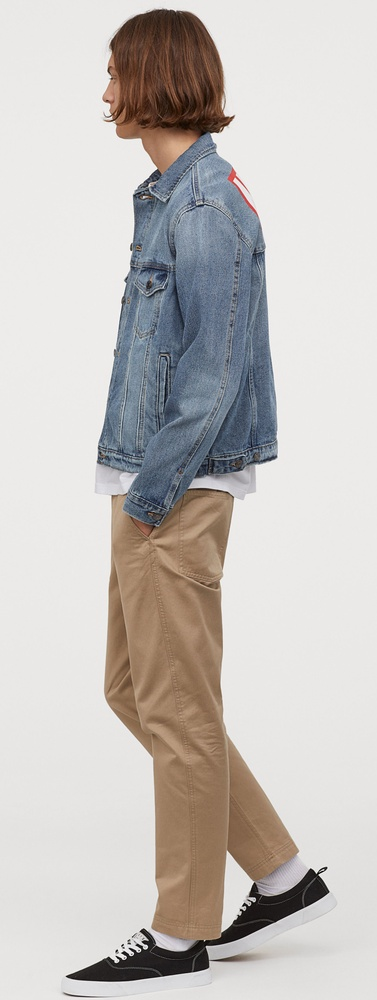
#> input picture Lab_Texture_STD/test.jpg, 377 x 1000 px, shrunk from 1629 x 4319 before the run
$ jupyter execute --allow-errors lab_texture_STD.ipynb   (older library calls are emulated)
#> lines starting #> are read from the running program, lines starting #| are printed output that depends on the picture; long printed decimals are rounded
# Lab 9 - Texture Analysis

## Part A

### Objective

The goal of this part is to segment the following photo into 3 segments:
1. a segment for clothes with a jeans texture
2. a segment for clothes with a cotton texture
3. a segment for the background

</img>

[cell 1]
# All the imports you will need in the whole lab
from skimage.feature import greycomatrix, greycoprops
from skimage import io
from skimage.color import rgb2gray
import matplotlib.pyplot as plt
import os
import numpy as np

[cell 2]
print("hi")

## Section 1

In this section, you will extract features from image samples of the jeans and cotton texture using GLCM, then we will plot our feature space to see if our features are able to differentiate between the textures of jeans, cotton, and background.

### TODO Implement get_glcm_features

You will need the following two functions:

greycomatrix, doc link -> https://scikit-image.org/docs/dev/api/skimage.feature.html#greycomatrix <br>
greycoprops, doc link -> https://scikit-image.org/docs/dev/api/skimage.feature.html#skimage.feature.greycoprops

[cell 3]
def get_glcm_features(gray_scale_img):
    """
    Given a grayscale image with graylevels from 0 - 255, this function returns the contrast
    and the homogeneity features of the image with the help of GLCM
    """
    # Tip: Make sure you understand the input-output of everything you write,
    # not doing that results in bugs that makes you take a lot of time solving the lab

    ## Get Comatrix of the gray scale image
    # Angle fpr pixel forward , upward , downward
    gray_coimg = greycomatrix( gray_scale_img , distances = [1] , angles = [np.pi / 4] )

    ## Calculate Features using Comatrix
    contrast = greycoprops(gray_coimg , prop='contrast')
    homogeneity = greycoprops(gray_coimg , prop='homogeneity')

    return contrast, homogeneity

img = io.imread("test.jpg")
#> img is the input picture: shape (1000, 377, 3); mean R, G, B 197.1, 192.8, 189.7
gray = rgb2gray( img )
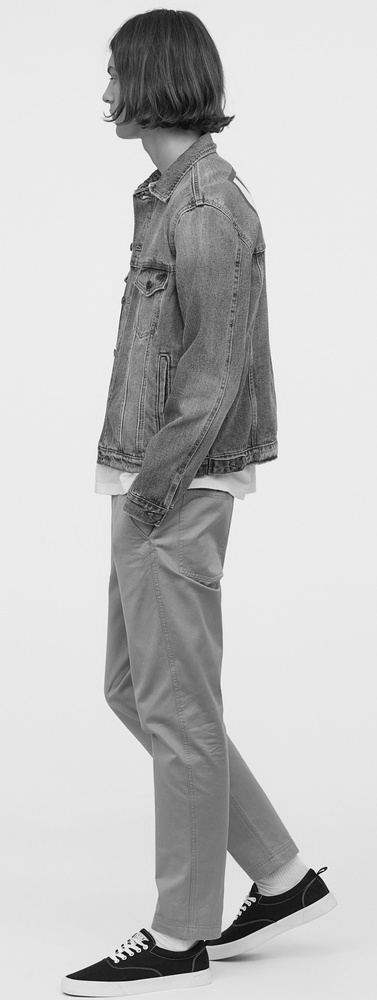
#> gray: shape (1000, 377) float64; min 0, max 0.999, mean 0.759
gray_byte = np.asarray( gray*255 , dtype="uint8" )

plt.title('Gray Scale')
plt.imshow(gray_byte, cmap="gray")
plt.show()
print(gray_byte)
#> (printed output is left out)
print()

contrast , homogeneity = get_glcm_features(gray_byte)
#> in get_glcm_features, `contrast = greycoprops(gray_coimg , prop='contrast')`: contrast = [202.5]
#> in get_glcm_features, `homogeneity = greycoprops(gray_coimg , prop='homogeneity')`: homogeneity = [0.601]
#> contrast = [202.5]; homogeneity = [0.601]
print(contrast)
#| [[202.451]]
print()
print(homogeneity)
#| [[0.6011]]

The following part will extract the contrast and homogeneity of samples of jeans and cotton in the folder "imgs_patches" using your function. So, for each sample image, we will have a point in a 2D feature space. Then, it will plot this feature space.

[cell 4]
# You don't need to understand how this function works
def get_fname_images_tuple(directory):
#> called with directory = 'imgs_patches'
    fnames = os.listdir(directory)
    to_return = []
    for fn in fnames:
        path = os.path.join(directory, fn)
        gray_scale_image = (rgb2gray(io.imread(path)) * 255).astype(np.uint8)
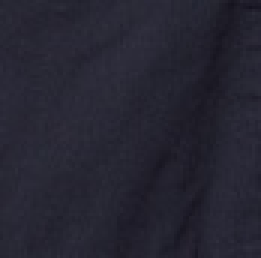
#> input picture Lab_Texture_STD/imgs_patches/cotton1.jpg, 87 x 86 px, shrunk from 374 x 371 before the run (shown 3 times larger)
#> gray_scale_image: shape (86, 87); min 19, max 49, mean 37.7
#> pass 3 of the loop in get_fname_images_tuple, `for fn in fnames:`:
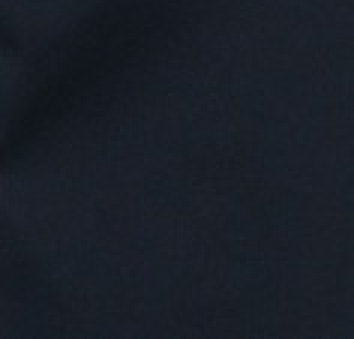
#> input picture Lab_Texture_STD/imgs_patches/cotton3.jpg, 118 x 113 px, shrunk from 508 x 489 before the run (shown 3 times larger)
#> in get_fname_images_tuple, `gray_scale_image = (rgb2gray(io.imread(path)) * 255).astype(np.uint8)`:
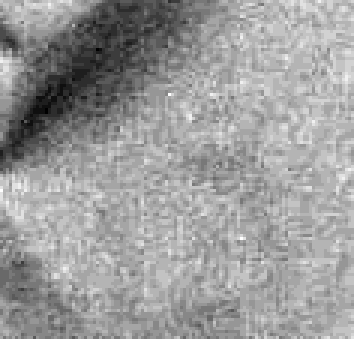
#> gray_scale_image: shape (113, 118) (shown 3 times larger); min 19, max 36, mean 29.4; drawn with min black and max white
#> the loop made 4 passes; the first 3 are shown
        to_return.append((fn, gray_scale_image))

    return to_return

# You don't need to understand how this function works
def plot_2d_features_with_names(names_fts_list, xlabel, ylabel):
    x = [names_fts[1][0] for names_fts in names_fts_list]
    y = [names_fts[1][1] for names_fts in names_fts_list]
    txts = [names_fts[0] for names_fts in names_fts_list]

    fig, ax = plt.subplots()
    ax.scatter(x, y)

    for i, txt in enumerate(txts):
        ax.annotate(txt, (x[i], y[i]))
    ax.grid()
    ax.set_xlabel(xlabel)
    ax.set_ylabel(ylabel)
    fig = plt.gcf()
    fig.set_size_inches(13, 8)


fn_img_list = get_fname_images_tuple(r'imgs_patches')

fn_ft_list = []
for fn, img in fn_img_list:
    fn_ft_list.append((fn, get_glcm_features(img)))


plot_2d_features_with_names(fn_ft_list, 'contrast', 'homogeneity')
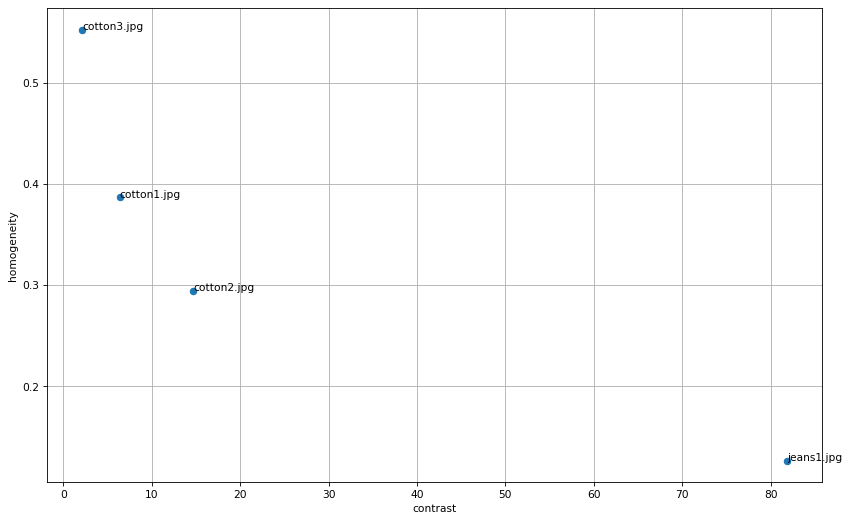
#> figure drawn by matplotlib, 1 panel

## Section 2

You should have noticed that the previous section showed us that we can differentiate between jeans, cotton, & background patches using contrast and homogeneity. So, in this section, we will classify an unknown patch into one of those categories using a simple rule-based classifier. This will make us able to segment an image.

[cell 5]
# TODO implement this function

def classify_patch(contrast, homogeneity):
    """
    Given the contrast and homogeneity values of a certain image patch, this function
    will return the class of the patch, i.e either 'jeans', 'cotton', or 'background'
    """
    # Hint: We can decide whether the patch is background or not by simply checking 'if' the homogeneity is greater than 0.6
    if homogeneity > 0.6:
        return "background"
    if(homogeneity < 0.6 and contrast < 200):
        return "cotton"
    if contrast > 300:
        return "jeans"

### TODO Complete todos in segment_img

This function is given an RGB image, and returns the segmented image coloring jeans patches in green, cotton patches in red, and the background in blue. Your final output should look like the following image:

</img>

[cell 6]
def segment_img(image):
    img = image.copy()
    patch_height = patch_width = 50

    # TODO complete the following skeleton

    # loop on the image patch by patch
    rows = image.shape[0]
#> rows = 1000
    columns  = image.shape[1]
#> columns = 377


    i = 0
    while i < rows :

        j = 0
        while j < columns :

            if i+patch_height > rows and j+patch_width < columns:
                patch = img[ i:rows , j:j+patch_width , : ]

            elif i+patch_height < rows and j+patch_width > columns:
                patch = img[ i:i+patch_height , j:columns , : ]

            elif i+patch_height > rows and j+patch_height > columns:
                patch = img[ i:rows , j:columns , : ]

            else :
                patch = img[ i:i+patch_height , j:j+patch_width , : ]

            patch_grayscale = (rgb2gray(patch) * 255).astype(np.uint8)

            contrast, homogeneity = get_glcm_features(patch_grayscale)
            classification = classify_patch(contrast , homogeneity)


            if classification == 'cotton':
                patch[:,:] = (255,0,0)
            elif classification == 'jeans':
                patch[:,:] = (0,255,0)
            else:
                patch[:,:] = (0,0,255)

            j = j + patch_width

        i = i + patch_height
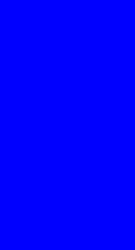
#> patch: shape (50, 27, 3) (shown 5 times larger); mean R, G, B 0, 0, 255
#> after the loop, i = 1000

    return img

[cell 7]
# Testing your work
image = io.imread('test.jpg')
segmented_image = segment_img(image)
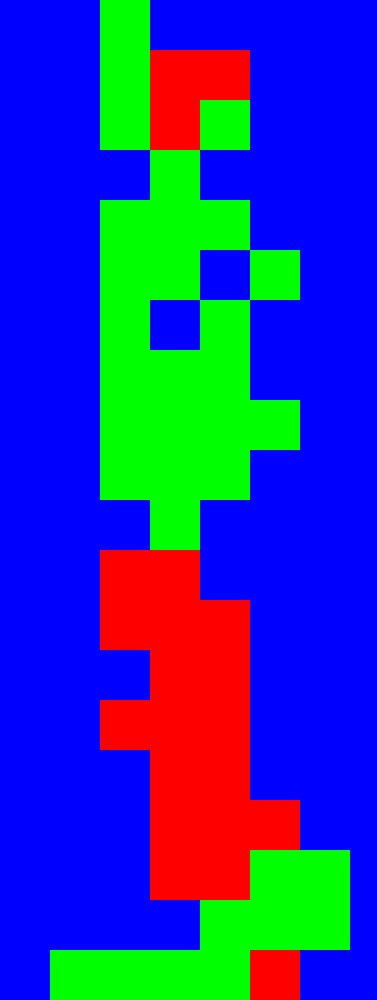
#> segmented_image: shape (1000, 377, 3); mean R, G, B 35.5, 55.8, 163.7
io.imshow(segmented_image)

[cell 8]
def segment_img(image):
    img = image.copy()
    patch_height = patch_width = 50

    # TODO complete the following skeleton

    # loop on the image patch by patch
    rows = image.shape[0]
#> rows = 1000
    columns  = image.shape[1]
#> columns = 377


    i = 0
    while i < rows :

        j = 0
        while j < columns :

            if i+patch_height > rows and j+patch_width < columns:
                patch = img[ i:rows , j:j+patch_width , : ]

            elif i+patch_height < rows and j+patch_width > columns:
                patch = img[ i:i+patch_height , j:columns , : ]

            elif i+patch_height > rows and j+patch_height > columns:
                patch = img[ i:rows , j:columns , : ]

            else :
                patch = img[ i:i+patch_height , j:j+patch_width , : ]

            patch_grayscale = (rgb2gray(patch) * 255).astype(np.uint8)

            contrast, homogeneity = get_glcm_features(patch_grayscale)
            classification = classify_patch(contrast , homogeneity)


            if classification == 'cotton':
                patch[:,:,0] = 255
            elif classification == 'jeans':
                patch[:,:,1] = 255
            else:
                patch[:,:,2] = 255

            j = j + patch_width

        i = i + patch_height
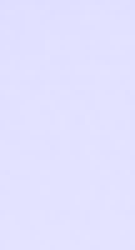
#> patch: shape (50, 27, 3) (shown 5 times larger); mean R, G, B 226.5, 225.5, 255

    return img

[cell 9]
# Testing your work
image = io.imread('test.jpg')
segmented_image = segment_img(image)
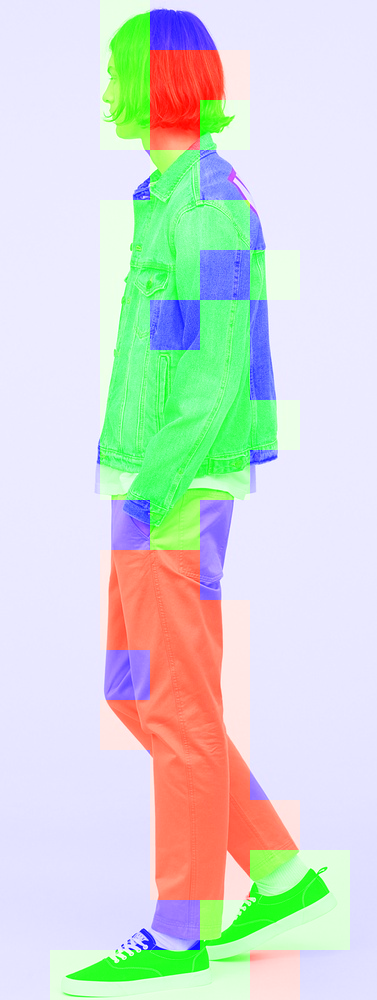
#> segmented_image: shape (1000, 377, 3); mean R, G, B 209.7, 217.6, 212.4
io.imshow(segmented_image)

## Part B - Bonus - 1 Mark

You are required to implement your own function that computes the LBP histogram of a grayscale image (return to lecture slides for reference attached in this lab folder).

#### Note: you are allowed not to compute the LBP for the image border pixels.

#> (a cell that did not finish here is left out)

[cell 11]
# Testing your work, we will compare your histogram with that of ours
# There should be a noticable difference between the histograms of jeans and cotton
img = rgb2gray(io.imread(r'imgs_patches\jeans1.jpg'))
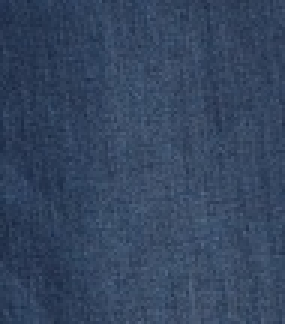
#> input picture Lab_Texture_STD/imgs_patches/jeans1.jpg, 95 x 108 px, shrunk from 410 x 467 before the run, found by its file name (shown 3 times larger)
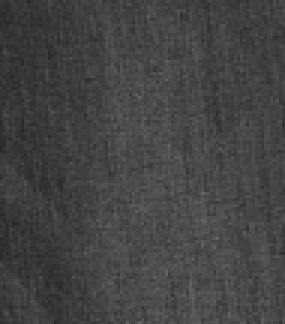
#> img: shape (108, 95) float64 (shown 3 times larger); min 0.153, max 0.406, mean 0.266
#> (the rest of this cell did not finish here and is left out)

[cell 12]
# Testing your work, we will compare your histogram with that of ours
# There should be a noticable difference between the histograms of jeans and cotton
img = rgb2gray(io.imread(r'imgs_patches\cotton1.jpg'))
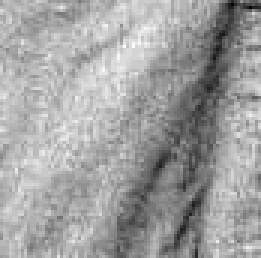
#> img: shape (86, 87) float64 (shown 3 times larger); min 0.0759, max 0.193, mean 0.15; drawn with min black and max white
#> (the rest of this cell did not finish here and is left out)
